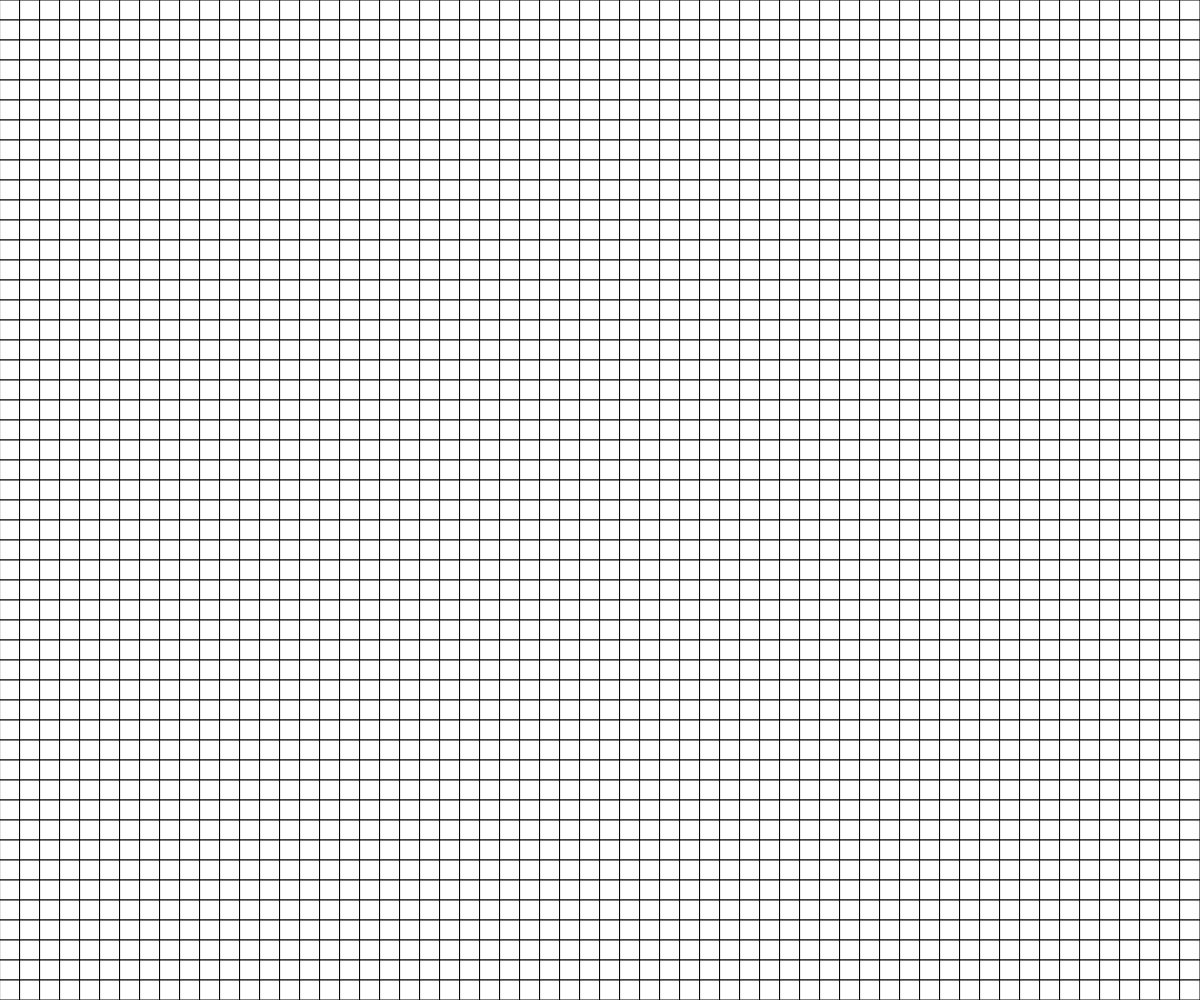
Frame 1 (no input)
Frame 60 (no input): identical to frame 1, image omitted
Frame 120 (the mouse pressed at the canvas centre since frame 60): identical to frame 1, image omitted

The p5.js sketch that drew this single still picture (run headless with seeded random() and noise() and a simulated clock; from frame 60 on, the mouse is pressed at the canvas centre):

// p5.js sketch
// ── sketch.js
// Project Title
// Your Name
// Date
//
// Extra for Experts:
// - describe what you did to take this project "above and beyond"

let gridSpacing = 20;

function setup() {
  createCanvas(windowWidth, windowHeight);
  rectMode(CENTER);
  drawDisarray();
}

function drawDisarray(){
  for(let x =gridSpacing/2; x<width; x+=gridSpacing){
    for(let y = gridSpacing/2; y < height; y +=gridSpacing){
      square(x,y, gridSpacing);
    }
  }
}

function draw() {
}
